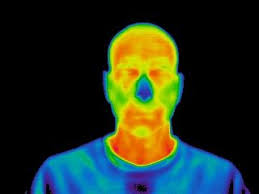
#> input picture Python/Major project/thermal_14.jpg, 259 x 194 px, found by its file name
$ python TestCode.py
#> lines starting #> are read from the running program, lines starting #| are printed output that depends on the picture
import numpy as np
import cv2

shorten =1.1

face_cascade = cv2.CascadeClassifier('cascade.xml')

img = cv2.imread('D:/GITHUB/MyFiles-master/Python/Major project/thermal_14.jpg')
#> img is the input picture: shape (194, 259, 3); mean B, G, R 33.1, 48.7, 35.8

img=cv2.resize(img,(int(img.shape[1]*shorten),int(img.shape[0]*shorten)))
#> img: shape (213, 284, 3)
gray = cv2.cvtColor(img, cv2.COLOR_BGR2GRAY)
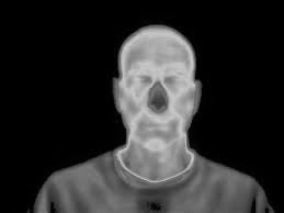
#> gray: shape (213, 284); min 0, max 203, mean 43

faces = face_cascade.detectMultiScale(gray,1.01,7)
#> faces = [[101, 18, 107, 107]]
for (x,y,w,h) in faces:
    img = cv2.rectangle(img,(x,y),(x+int(1.4*w),y+int(1.4*h)),(0,0,255),2)
#> this loop made 1 pass
#> pass 1, `img = cv2.rectangle(img,(x,y),(x+int(1.4*w),y+int(1.4*h)),(0,0,255),2)`:
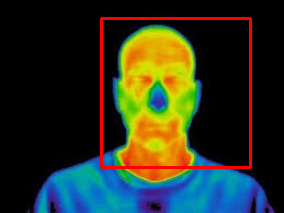
#> img: shape (213, 284, 3); mean B, G, R 32.4, 47.9, 42.5

cv2.imshow('img',img)
cv2.waitKey(0)
cv2.destroyAllWindows()

$ run again, with Python/Major project/thermal_1.jpg copied over Python/Major project/thermal_14.jpg
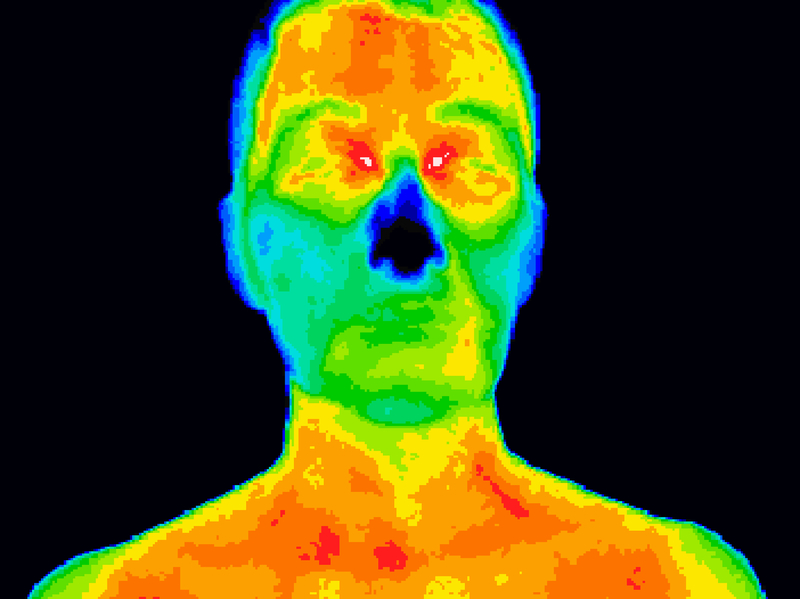
#> input picture Python/Major project/thermal_1.jpg, 800 x 599 px, found by its file name
#> img is the input picture: shape (599, 800, 3); mean B, G, R 21, 73.8, 67.1
#> img: shape (658, 880, 3)
#> `gray = cv2.cvtColor(img, cv2.COLOR_BGR2GRAY)`:
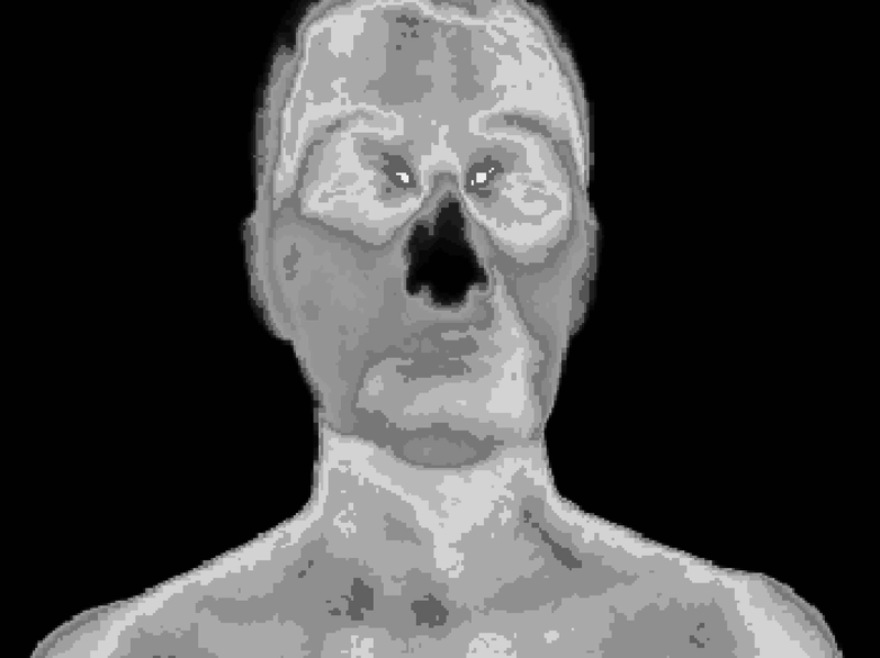
#> gray: shape (658, 880); min 0, max 252, mean 65.8
#> faces = ()

$ run again, with Python/Major project/thermal_10.jpg copied over Python/Major project/thermal_14.jpg
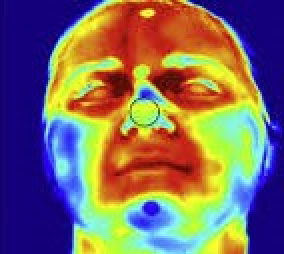
#> input picture Python/Major project/thermal_10.jpg, 142 x 127 px, found by its file name (shown 2 times larger)
#> img is the input picture: shape (127, 142, 3); mean B, G, R 101.2, 107.6, 125.9
#> `gray = cv2.cvtColor(img, cv2.COLOR_BGR2GRAY)`:
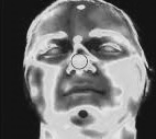
#> gray: shape (139, 156); min 13, max 231, mean 112.2
#> faces = [[16, 15, 53, 53]]
#> the loop `for (x,y,w,h) in faces:` made 1 pass
#> pass 1, `img = cv2.rectangle(img,(x,y),(x+int(1.4*w),y+int(1.4*h)),(0,0,255),2)`:
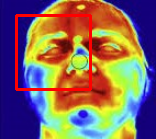
#> img: shape (139, 156, 3); mean B, G, R 97.6, 104.6, 131.3

$ run again, with Python/Major project/thermal_11.jpg copied over Python/Major project/thermal_14.jpg
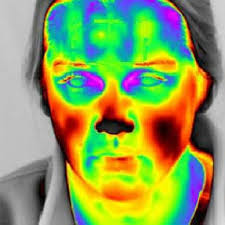
#> input picture Python/Major project/thermal_11.jpg, 225 x 225 px, found by its file name
#> img is the input picture: shape (225, 225, 3); mean B, G, R 89.9, 158.2, 138.6
#> `img=cv2.resize(img,(int(img.shape[1]*shorten),int(img.shape[0]*shorten..`:
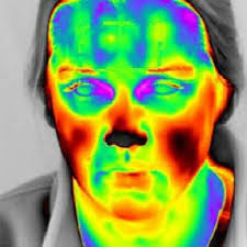
#> img: shape (247, 247, 3); mean B, G, R 89.8, 158.1, 138.4
#> `gray = cv2.cvtColor(img, cv2.COLOR_BGR2GRAY)`:
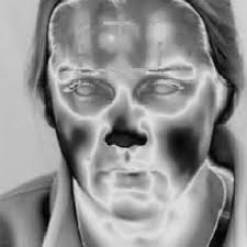
#> gray: shape (247, 247); min 0, max 226, mean 144.4
#> faces = ()
